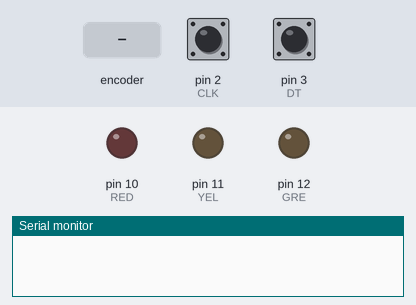
Bench run of a sketch on a simulated Arduino Uno, built with avr-gcc and run on an emulated ATmega328P. Parts: output pins drawn as LEDs (lit = HIGH), the last lines printed to the serial monitor. The test bench sets the inputs (shaded band); at power-on: pin 2 (CLK) HIGH, pin 3 (DT) HIGH.

Above: at 1.2 s.
1.3 s: rotary encoder on pin 2 (CLK) / pin 3 (DT) turned 3 steps (first pin leading)
At 1.42 s:
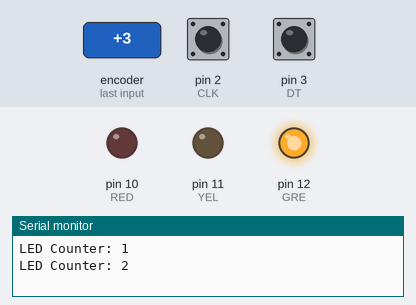
At 2.2 s:
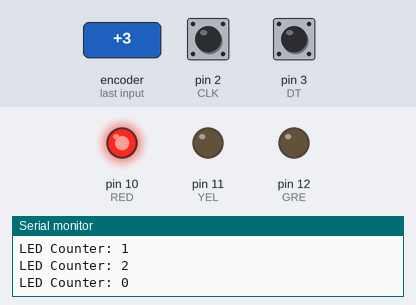
Timing chart, 0 to 4.3 s (numbered marks = the images above; inputs shaded):
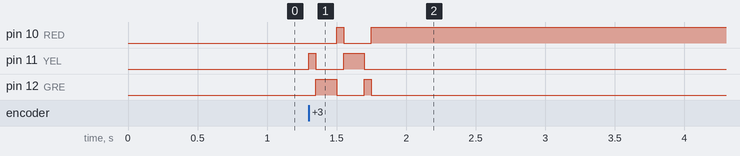

Measured:
- after the input at 1.3 s, pin 10 (RED): LOW → HIGH after 0.20 s, → LOW 0.05 s later, → HIGH 0.20 s later; pin 11 (YEL): LOW → HIGH at once, → LOW 0.05 s later, → HIGH 0.20 s later, → LOW 0.15 s later; pin 12 (GRE): LOW → HIGH after 0.05 s, → LOW 0.15 s later, → HIGH 0.20 s later, → LOW 0.05 s later

The sketch:

EncoderLedSequence.ino
```cpp
#define CLK 2
#define DT 3

#define RED 10
#define YEL 11
#define GRE 12

int currentStateCLK;
int lastStateCLK;

int ledCounter = 0;

const int LED_COUNT = 3;

void setup() {

  Serial.begin(9600);

  pinMode(CLK, INPUT);
  pinMode(DT, INPUT);

  pinMode(RED, OUTPUT);
  pinMode(YEL, OUTPUT);
  pinMode(GRE, OUTPUT);

  lastStateCLK = digitalRead(CLK);
}

void loop() {

  currentStateCLK = digitalRead(CLK);

  if (currentStateCLK != lastStateCLK) {

    if (digitalRead(DT) != currentStateCLK) {

      ledCounter++;
    } else {
      ledCounter--;
    }

    if (ledCounter >= LED_COUNT) {
      ledCounter = 0;
    } else if (ledCounter < 0) {
      ledCounter = LED_COUNT - 1;
    }

    Serial.print("LED Counter: ");
    Serial.println(ledCounter);

    updateLEDs();
  }

  lastStateCLK = currentStateCLK;
}

void updateLEDs() {

  digitalWrite(RED, LOW);
  digitalWrite(YEL, LOW);
  digitalWrite(GRE, LOW);

  switch (ledCounter) {
    case 0:
      digitalWrite(RED, HIGH);
      break;
    case 1:
      digitalWrite(YEL, HIGH);
      break;
    case 2:
      digitalWrite(GRE, HIGH);
      break;
  }
}
```
